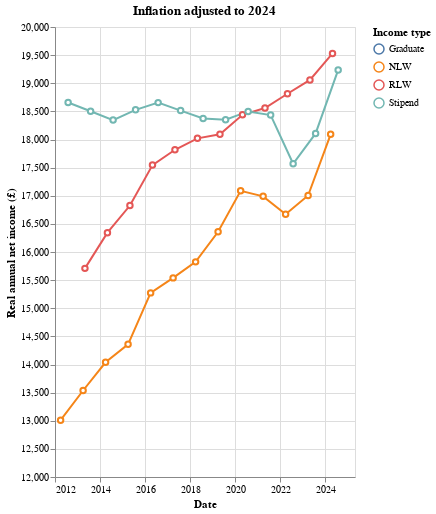

This figure's notebook cell:
### Code cell
c

### Figure 1 — Vega-Lite specification as saved in the notebook (floating-point values rounded to 4 significant figures)
{"config": {"view": {"continuousWidth": 300, "continuousHeight": 300}}, "data": {"name": "data-8e5fddb02a88fa5d95a4bee175f38b7d"}, "mark": {"type": "line", "point": {"fill": "white", "filled": false}}, "encoding": {"color": {"field": "income_type", "legend": {"title": "Income type"}, "type": "nominal"}, "tooltip": {"field": "midpoint_datetime", "format": "%m/%Y", "title": "Date", "type": "temporal"}, "x": {"axis": {"format": "%Y"}, "field": "midpoint_datetime", "title": "Date", "type": "temporal"}, "y": {"axis": {"title": "Real annual net income (£)"}, "field": "income", "scale": {"domain": [12000, 20000]}, "type": "quantitative"}}, "height": 450, "title": "Inflation adjusted to 2024", "$schema": "https://vega.github.io/schema/vega-lite/v5.20.1.json", "datasets": {"data-8e5fddb02a88fa5d95a4bee175f38b7d": [{"year": "2012-01-01T00:00:00", "income_type": "NLW", "income": 13010.0, "midpoint_datetime": "2012-04-01T00:00:00"}, {"year": "2013-01-01T00:00:00", "income_type": "NLW", "income": 13540.0, "midpoint_datetime": "2013-04-01T00:00:00"}, {"year": "2014-01-01T00:00:00", "income_type": "NLW", "income": 14040.0, "midpoint_datetime": "2014-04-01T00:00:00"}, {"year": "2015-01-01T00:00:00", "income_type": "NLW", "income": 14360.0, "midpoint_datetime": "2015-04-01T00:00:00"}, {"year": "2016-01-01T00:00:00", "income_type": "NLW", "income": 15270.0, "midpoint_datetime": "2016-04-01T00:00:00"}, {"year": "2017-01-01T00:00:00", "income_type": "NLW", "income": 15540.0, "midpoint_datetime": "2017-04-01T00:00:00"}, {"year": "2018-01-01T00:00:00", "income_type": "NLW", "income": 15820.0, "midpoint_datetime": "2018-04-01T00:00:00"}, {"year": "2019-01-01T00:00:00", "income_type": "NLW", "income": 16360.0, "midpoint_datetime": "2019-04-01T00:00:00"}, {"year": "2020-01-01T00:00:00", "income_type": "NLW", "income": 17090.0, "midpoint_datetime": "2020-04-01T00:00:00"}, {"year": "2021-01-01T00:00:00", "income_type": "NLW", "income": 16990.0, "midpoint_datetime": "2021-04-01T00:00:00"}, {"year": "2022-01-01T00:00:00", "income_type": "NLW", "income": 16670.0, "midpoint_datetime": "2022-04-01T00:00:00"}, {"year": "2023-01-01T00:00:00", "income_type": "NLW", "income": 17000.0, "midpoint_datetime": "2023-04-01T00:00:00"}, {"year": "2024-01-01T00:00:00", "income_type": "NLW", "income": 18090.0, "midpoint_datetime": "2024-04-01T00:00:00"}, {"year": "2012-01-01T00:00:00", "income_type": "RLW", "income": 15710.0, "midpoint_datetime": "2013-05-01T00:00:00"}, {"year": "2013-01-01T00:00:00", "income_type": "RLW", "income": 16340.0, "midpoint_datetime": "2014-05-01T00:00:00"}, {"year": "2014-01-01T00:00:00", "income_type": "RLW", "income": 16830.0, "midpoint_datetime": "2015-05-01T00:00:00"}, {"year": "2015-01-01T00:00:00", "income_type": "RLW", "income": 17550.0, "midpoint_datetime": "2016-05-01T00:00:00"}, {"year": "2016-01-01T00:00:00", "income_type": "RLW", "income": 17820.0, "midpoint_datetime": "2017-05-01T00:00:00"}, {"year": "2017-01-01T00:00:00", "income_type": "RLW", "income": 18020.0, "midpoint_datetime": "2018-05-01T00:00:00"}, {"year": "2018-01-01T00:00:00", "income_type": "RLW", "income": 18090.0, "midpoint_datetime": "2019-05-01T00:00:00"}, {"year": "2019-01-01T00:00:00", "income_type": "RLW", "income": 18440.0, "midpoint_datetime": "2020-05-01T00:00:00"}, {"year": "2020-01-01T00:00:00", "income_type": "RLW", "income": 18560.0, "midpoint_datetime": "2021-05-01T00:00:00"}, {"year": "2021-01-01T00:00:00", "income_type": "RLW", "income": 18810.0, "midpoint_datetime": "2022-05-01T00:00:00"}, {"year": "2022-01-01T00:00:00", "income_type": "RLW", "income": 19060.0, "midpoint_datetime": "2023-05-01T00:00:00"}, {"year": "2023-01-01T00:00:00", "income_type": "RLW", "income": 19530.0, "midpoint_datetime": "2024-05-01T00:00:00"}, {"year": "2024-01-01T00:00:00", "income_type": "RLW", "income": null, "midpoint_datetime": "2025-05-01T00:00:00"}, {"year": "2012-01-01T00:00:00", "income_type": "Stipend", "income": 18660.0, "midpoint_datetime": "2012-08-01T00:00:00"}, {"year": "2013-01-01T00:00:00", "income_type": "Stipend", "income": 18500.0, "midpoint_datetime": "2013-08-01T00:00:00"}, {"year": "2014-01-01T00:00:00", "income_type": "Stipend", "income": 18340.0, "midpoint_datetime": "2014-08-01T00:00:00"}, {"year": "2015-01-01T00:00:00", "income_type": "Stipend", "income": 18530.0, "midpoint_datetime": "2015-08-01T00:00:00"}, {"year": "2016-01-01T00:00:00", "income_type": "Stipend", "income": 18660.0, "midpoint_datetime": "2016-08-01T00:00:00"}, {"year": "2017-01-01T00:00:00", "income_type": "Stipend", "income": 18510.0, "midpoint_datetime": "2017-08-01T00:00:00"}, {"year": "2018-01-01T00:00:00", "income_type": "Stipend", "income": 18370.0, "midpoint_datetime": "2018-08-01T00:00:00"}, {"year": "2019-01-01T00:00:00", "income_type": "Stipend", "income": 18350.0, "midpoint_datetime": "2019-08-01T00:00:00"}, {"year": "2020-01-01T00:00:00", "income_type": "Stipend", "income": 18500.0, "midpoint_datetime": "2020-08-01T00:00:00"}, {"year": "2021-01-01T00:00:00", "income_type": "Stipend", "income": 18430.0, "midpoint_datetime": "2021-08-01T00:00:00"}, {"year": "2022-01-01T00:00:00", "income_type": "Stipend", "income": 17570.0, "midpoint_datetime": "2022-08-01T00:00:00"}, {"year": "2023-01-01T00:00:00", "income_type": "Stipend", "income": 18110.0, "midpoint_datetime": "2023-08-01T00:00:00"}, {"year": "2024-01-01T00:00:00", "income_type": "Stipend", "income": 19240.0, "midpoint_datetime": "2024-08-01T00:00:00"}, {"year": "2012-01-01T00:00:00", "income_type": "Graduate", "income": null, "midpoint_datetime": "2012-01-01T00:00:00"}, {"year": "2013-01-01T00:00:00", "income_type": "Graduate", "income": null, "midpoint_datetime": "2013-01-01T00:00:00"}, {"year": "2014-01-01T00:00:00", "income_type": "Graduate", "income": null, "midpoint_datetime": "2014-01-01T00:00:00"}, {"year": "2015-01-01T00:00:00", "income_type": "Graduate", "income": null, "midpoint_datetime": "2015-01-01T00:00:00"}, {"year": "2016-01-01T00:00:00", "income_type": "Graduate", "income": null, "midpoint_datetime": "2016-01-01T00:00:00"}, {"year": "2017-01-01T00:00:00", "income_type": "Graduate", "income": null, "midpoint_datetime": "2017-01-01T00:00:00"}, {"year": "2018-01-01T00:00:00", "income_type": "Graduate", "income": null, "midpoint_datetime": "2018-01-01T00:00:00"}, {"year": "2019-01-01T00:00:00", "income_type": "Graduate", "income": null, "midpoint_datetime": "2019-01-01T00:00:00"}, {"year": "2020-01-01T00:00:00", "income_type": "Graduate", "income": null, "midpoint_datetime": "2020-01-01T00:00:00"}, {"year": "2021-01-01T00:00:00", "income_type": "Graduate", "income": null, "midpoint_datetime": "2021-01-01T00:00:00"}, {"year": "2022-01-01T00:00:00", "income_type": "Graduate", "income": null, "midpoint_datetime": "2022-01-01T00:00:00"}, {"year": "2023-01-01T00:00:00", "income_type": "Graduate", "income": null, "midpoint_datetime": "2023-01-01T00:00:00"}, {"year": "2024-01-01T00:00:00", "income_type": "Graduate", "income": null, "midpoint_datetime": "2024-01-01T00:00:00"}]}}
